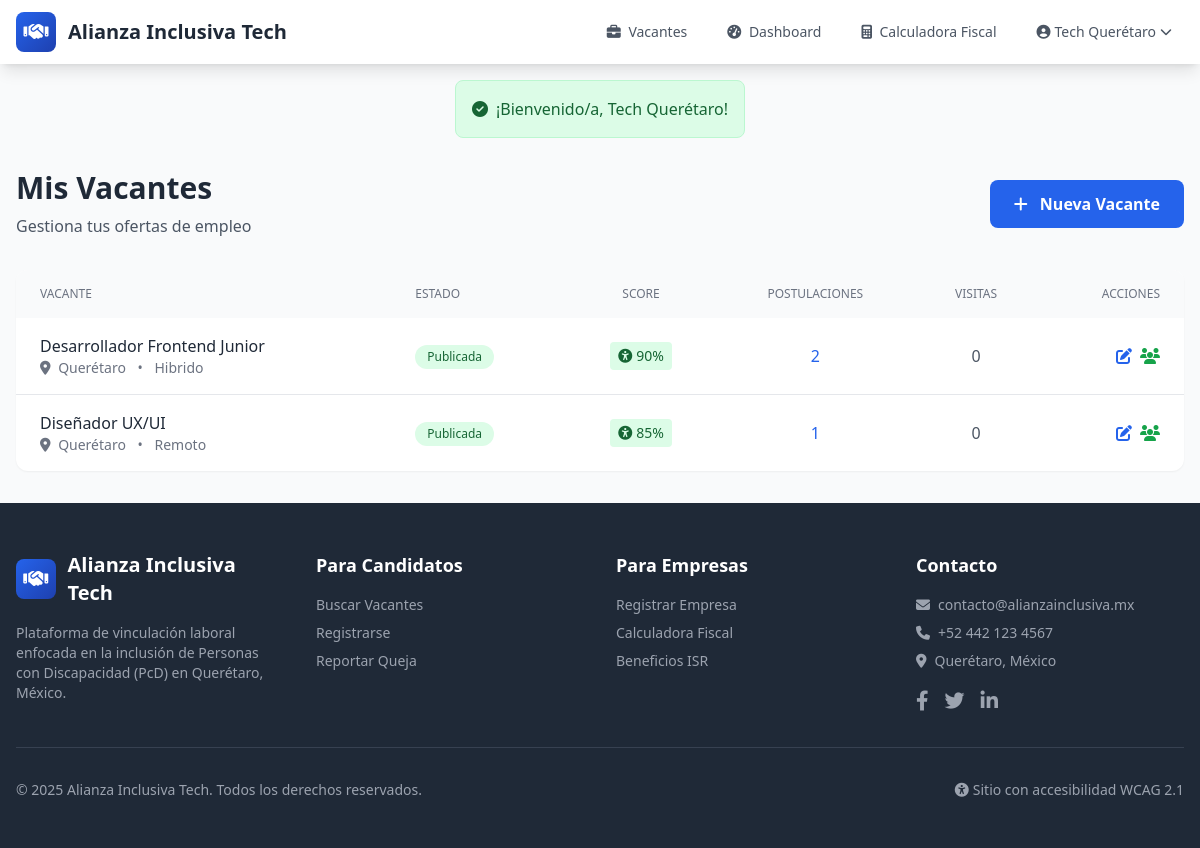
Page /empresa/vacantes (signed in) on the committed database.
### tables this page shows
CREATE TABLE empresas (
    id INT AUTO_INCREMENT PRIMARY KEY,
    usuario_id INT NOT NULL,
    razon_social VARCHAR(255) NOT NULL,
    rfc VARCHAR(13) NOT NULL,
    nombre_comercial VARCHAR(255) NULL,
    direccion_fiscal TEXT NOT NULL,
    colonia VARCHAR(150) NULL,
    municipio VARCHAR(100) NOT NULL,
    estado VARCHAR(100) DEFAULT 'Querétaro',
    codigo_postal VARCHAR(10) NOT NULL,
    sector_industrial VARCHAR(100) NOT NULL,
    tamano_empresa ENUM('micro', 'pequena', 'mediana', 'grande') DEFAULT 'pequena',
    telefono VARCHAR(20) NULL,
    sitio_web VARCHAR(255) NULL,
    logo VARCHAR(255) NULL,
    descripcion TEXT NULL,
    verificada TINYINT(1) DEFAULT 0,
    fecha_creacion DATETIME DEFAULT CURRENT_TIMESTAMP,
    fecha_actualizacion DATETIME DEFAULT CURRENT_TIMESTAMP ON UPDATE CURRENT_TIMESTAMP,
    FOREIGN KEY (usuario_id) REFERENCES usuarios(id) ON DELETE CASCADE,
    INDEX idx_rfc (rfc),
    INDEX idx_municipio (municipio)
);

CREATE TABLE vacantes (
    id INT AUTO_INCREMENT PRIMARY KEY,
    empresa_id INT NOT NULL,
    titulo VARCHAR(255) NOT NULL,
    slug VARCHAR(255) NOT NULL,
    descripcion TEXT NOT NULL,
    requisitos TEXT NULL,
    tipo_contrato ENUM('indefinido', 'temporal', 'practicas', 'freelance') DEFAULT 'indefinido',
    jornada ENUM('tiempo_completo', 'medio_tiempo', 'por_horas', 'flexible') DEFAULT 'tiempo_completo',
    modalidad ENUM('presencial', 'remoto', 'hibrido') DEFAULT 'presencial',
    salario_minimo DECIMAL(10,2) NULL,
    salario_maximo DECIMAL(10,2) NULL,
    mostrar_salario TINYINT(1) DEFAULT 1,
    ubicacion VARCHAR(255) NULL,
    municipio VARCHAR(100) DEFAULT 'Querétaro',
    discapacidades_aceptadas TEXT NULL COMMENT 'JSON array de tipos de discapacidad',
    checklist_accesibilidad TEXT NULL COMMENT 'JSON del checklist',
    score_accesibilidad INT DEFAULT 0,
    estado ENUM('borrador', 'pendiente', 'publicada', 'pausada', 'cerrada') DEFAULT 'borrador',
    fecha_publicacion DATETIME NULL,
    fecha_cierre DATE NULL,
    plazas_disponibles INT DEFAULT 1,
    visitas INT DEFAULT 0,
    fecha_creacion DATETIME DEFAULT CURRENT_TIMESTAMP,
    fecha_actualizacion DATETIME DEFAULT CURRENT_TIMESTAMP ON UPDATE CURRENT_TIMESTAMP,
    FOREIGN KEY (empresa_id) REFERENCES empresas(id) ON DELETE CASCADE,
    INDEX idx_estado (estado),
    INDEX idx_municipio (municipio),
    INDEX idx_score (score_accesibilidad),
    INDEX idx_slug (slug)
);

### app/views/empresas/vacantes.php (the view, shortened to what the rows shown need)
<?php
$estadosClases = [
    'borrador' => 'bg-gray-100 text-gray-800',
    'pendiente' => 'bg-yellow-100 text-yellow-800',
    'publicada' => 'bg-green-100 text-green-800',
    'pausada' => 'bg-orange-100 text-orange-800',
    'cerrada' => 'bg-red-100 text-red-800'
];
?>
<div class="py-8 px-4">
    <div class="max-w-7xl mx-auto">
        <div class="flex justify-between items-center mb-8">
            <div>
                <h1 class="text-3xl font-bold text-gray-800">Mis Vacantes</h1>
            </div>
        </div>
        <?php if (empty($vacantes)): ?>
        <div class="bg-white rounded-xl p-12 text-center">
            <i class="fas fa-briefcase text-gray-300 text-6xl mb-4"></i>
            <h2 class="text-xl font-semibold text-gray-600 mb-2">No tienes vacantes</h2>
            <p class="text-gray-500 mb-6">Comienza publicando tu primera oferta de empleo</p>
            <a href="<?= BASE_URL ?>/empresa/vacante/nueva" class="btn-primary text-white px-6 py-3 rounded-lg font-semibold inline-block">
                <i class="fas fa-plus mr-2"></i>
                Crear Primera Vacante
            </a>
        </div>
        <?php else: ?>
        <div class="bg-white rounded-xl shadow-sm overflow-hidden">
            <table class="w-full">
                <thead class="bg-gray-50">
                    <tr>
                        <th class="px-6 py-4 text-left text-xs font-medium text-gray-500 uppercase">Vacante</th>
                        <th class="px-6 py-4 text-left text-xs font-medium text-gray-500 uppercase">Estado</th>
                        <th class="px-6 py-4 text-center text-xs font-medium text-gray-500 uppercase">Score</th>
                        <th class="px-6 py-4 text-center text-xs font-medium text-gray-500 uppercase">Postulaciones</th>
                        <th class="px-6 py-4 text-center text-xs font-medium text-gray-500 uppercase">Visitas</th>
                        <th class="px-6 py-4 text-right text-xs font-medium text-gray-500 uppercase">Acciones</th>
                    </tr>
                </thead>
                <tbody class="divide-y">
                    <?php foreach ($vacantes as $vacante): ?>
                    <tr class="hover:bg-gray-50">
                        <td class="px-6 py-4">
                            <div>
                                <a href="<?= BASE_URL ?>/vacante/<?= htmlspecialchars($vacante['slug']) ?>"
                                   class="font-medium text-gray-800 hover:text-primary" target="_blank">
                                    <?= htmlspecialchars($vacante['titulo']) ?>
                                </a>
                                <p class="text-sm text-gray-500">
                                    <i class="fas fa-map-marker-alt mr-1"></i> <?= htmlspecialchars($vacante['municipio']) ?>
                                    <span class="mx-2">•</span>
                                    <?= ucfirst($vacante['modalidad']) ?>
                                </p>
                            </div>
                        </td>
                        <td class="px-6 py-4">
                            <span class="inline-flex px-3 py-1 rounded-full text-xs font-medium <?= $estadosClases[$vacante['estado']] ?>">
                                <?= ucfirst($vacante['estado']) ?>
                            </span>
                        </td>
                        <td class="px-6 py-4 text-center">
                            <span class="inline-flex items-center px-2 py-1 rounded text-sm font-medium
                                <?= $vacante['score_accesibilidad'] >= 75 ? 'bg-green-100 text-green-800' :
                                   ($vacante['score_accesibilidad'] >= 50 ? 'bg-yellow-100 text-yellow-800' : 'bg-red-100 text-red-800') ?>">
                                <i class="fas fa-universal-access mr-1"></i>
                                <?= $vacante['score_accesibilidad'] ?>%
                            </span>
                        </td>
                        <td class="px-6 py-4 text-center">
                            <a href="<?= BASE_URL ?>/empresa/vacante/<?= $vacante['id'] ?>/postulaciones"
                               class="text-primary hover:underline font-medium">
                                <?= $vacante['total_postulaciones'] ?>
                            </a>
                        </td>
                        <td class="px-6 py-4 text-center text-gray-600">
                            <?= $vacante['visitas'] ?>
                        </td>
                        <td class="px-6 py-4 text-right">
                            <div class="flex justify-end space-x-2">
                                <a href="<?= BASE_URL ?>/empresa/vacante/<?= $vacante['id'] ?>/editar"
                                   class="text-blue-600 hover:text-blue-800" title="Editar">
                                    <i class="fas fa-edit"></i>
                                </a>
                                <a href="<?= BASE_URL ?>/empresa/vacante/<?= $vacante['id'] ?>/postulaciones"
                                   class="text-green-600 hover:text-green-800" title="Ver postulaciones">
                                    <i class="fas fa-users"></i>
                                </a>
                            </div>
                        </td>
                    </tr>
                    <?php endforeach; ?>
                </tbody>
            </table>
        </div>
        <?php endif; ?>
    </div>
</div>

### app/views/layouts/header.php (shortened to what the rows shown need)
<!DOCTYPE html>
<html lang="es">
<head>
    <script src="https://cdn.tailwindcss.com"></script>
    <link href="https://cdn.jsdelivr.net/npm/fullcalendar@5.11.3/main.min.css" rel="stylesheet">
    <link rel="stylesheet" href="https://cdnjs.cloudflare.com/ajax/libs/font-awesome/6.4.0/css/all.min.css">
</head>
<body class="bg-gray-50 min-h-screen flex flex-col">
    <nav class="bg-white shadow-lg" role="navigation" aria-label="Navegación principal">
        <div class="max-w-7xl mx-auto px-4">
            <div class="flex justify-between h-16">
                <div class="hidden md:flex items-center space-x-4">
                    <?php if (isLoggedIn()): ?>
                        <?php $user = getCurrentUser(); ?>
                        <?php if ($user['tipo'] === 'empresa'): ?>
                            <a href="<?= BASE_URL ?>/empresa/dashboard" class="text-gray-600 hover:text-primary px-3 py-2 rounded-md text-sm font-medium transition">
                                <i class="fas fa-tachometer-alt mr-1"></i> Dashboard
                            </a>
                            <a href="<?= BASE_URL ?>/fiscal/calculadora" class="text-gray-600 hover:text-primary px-3 py-2 rounded-md text-sm font-medium transition">
                                <i class="fas fa-calculator mr-1"></i> Calculadora Fiscal
                            </a>
                        <?php elseif ($user['tipo'] === 'admin'): ?>
                            <a href="<?= BASE_URL ?>/admin/dashboard" class="text-gray-600 hover:text-primary px-3 py-2 rounded-md text-sm font-medium transition">
                                <i class="fas fa-cog mr-1"></i> Administración
                            </a>
                        <?php endif; ?>
                        <div class="relative group">
                            <button class="flex items-center text-gray-600 hover:text-primary px-3 py-2 rounded-md text-sm font-medium transition">
                                <i class="fas fa-user-circle mr-1"></i>
                                <?= htmlspecialchars($user['nombre']) ?>
                                <i class="fas fa-chevron-down ml-1 text-xs"></i>
                            </button>
                        </div>
                    <?php endif; ?>
                </div>
            </div>
        </div>
    </nav>
    <main id="main-content" class="flex-grow">

### rows in the picture
empresas: nombre_comercial "Tech Querétaro"
vacantes: titulo "Desarrollador Frontend Junior", municipio "Querétaro", modalidad "Hibrido", estado "Publicada", score_accesibilidad "90", total_postulaciones "2", visitas "0"
vacantes: titulo "Diseñador UX/UI", municipio "Querétaro", modalidad "Remoto", estado "Publicada", score_accesibilidad "85", total_postulaciones "1", visitas "0"

### other values in the picture
$sitioNombre "Alianza Inclusiva Tech"
$flash['mensaje'] "¡Bienvenido/a, Tech Querétaro!"
SITE_NAME "Alianza Inclusiva Tech"
SITE_CONTACT_EMAIL "contacto@alianzainclusiva.mx"
SITE_CONTACT_PHONE "+52 442 123 4567"
